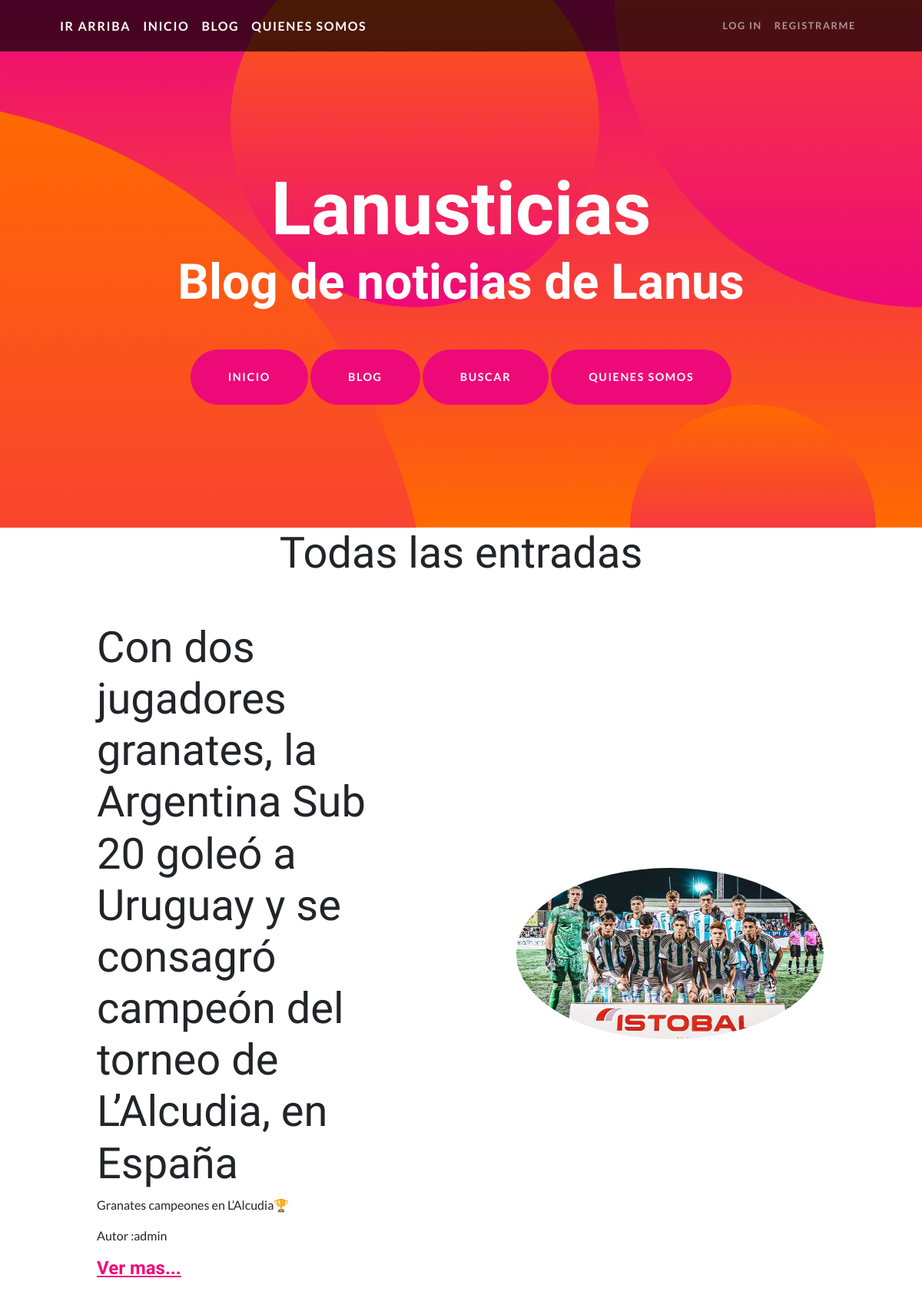
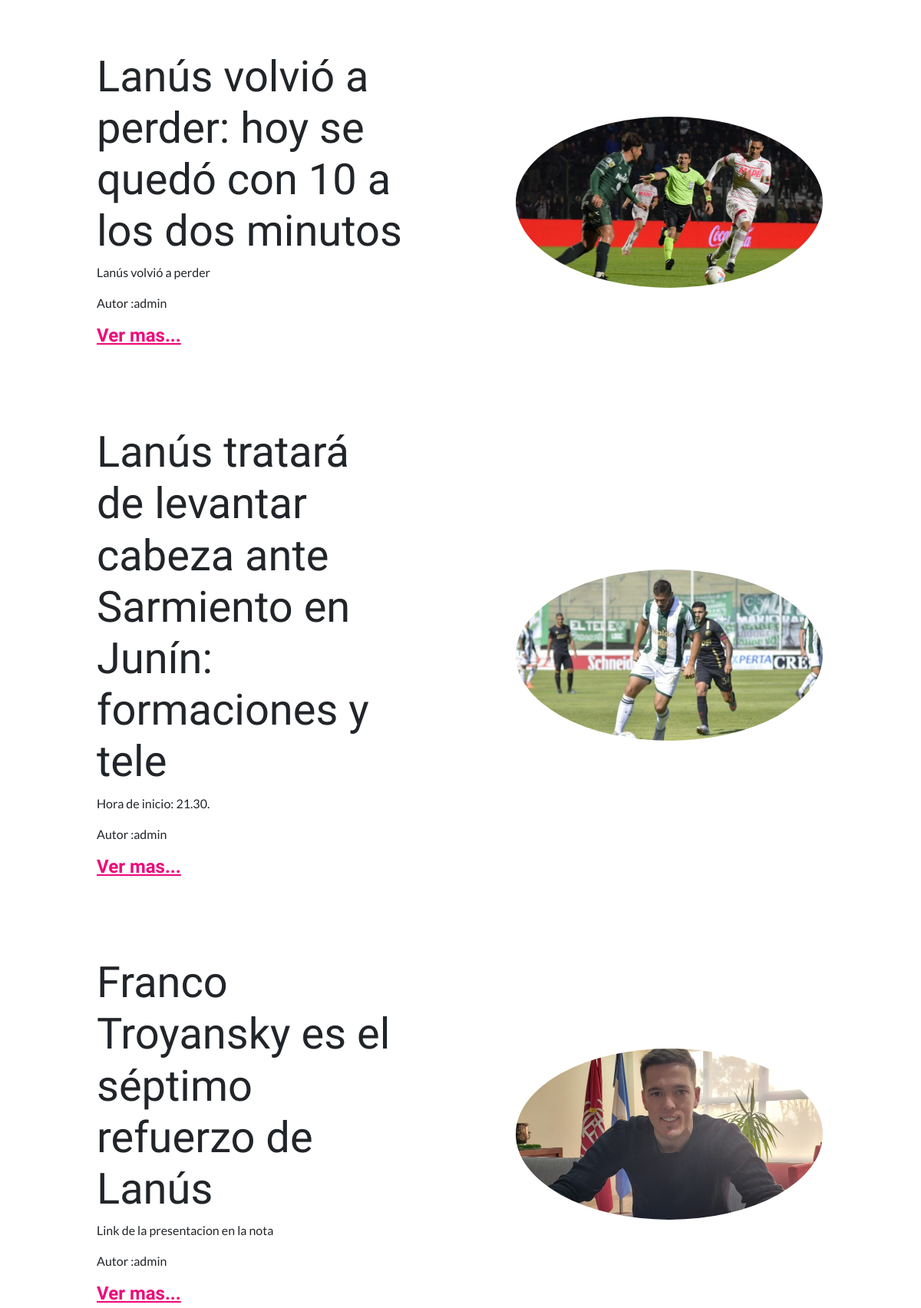
Screenshot of /blogs (upper part) with the database file from the repository (2 pictures, top to bottom).
### Blog/models.py (models this page shows, shortened)
class Blog(models.Model):
    titulo = models.CharField(max_length=150)
    subtitulo = models.CharField(max_length=50, null=True)
    contenido = RichTextField()
    autor = models.ForeignKey(User, on_delete=models.CASCADE, related_name='Autor')
    imagen = models.ImageField(upload_to='Blog')
    creado = models.DateTimeField(auto_now_add=True)
    actualizado = models.DateTimeField(auto_now_add=True)
    class Meta:
        ordering = ['-creado']

### Blog/views.py (the view)
# urls.py: path('blogs', views.blogs, name='blogs'),
def blogs(request):
    blogs=Blog.objects.all()
    return render (request, 'blogs.html', {'blogs':blogs})

### templates/blogs.html
{% extends 'index.html' %}
{% block contenido_que_cambia %}
<h2 class="display-4" style="text-align: center;">Todas las entradas</h2>
{% for blog in blogs %}
<section id="scroll">
    <div class="container px-5">
        <div class="row gx-5 align-items-center">
            <div class="col-lg-6 order-lg-2">
                <div class="p-5"><img class="img-fluid rounded-circle" src="{{blog.imagen.url}}" alt="..." style="width:400px ;" /></div>
            </div>
            <div class="col-lg-6 order-lg-1">
                <div class="p-5">
                    <h3 class="display-4" >{{blog.titulo}}</h3>
                    <p>{{blog.subtitulo}}</p>
                    <p>Autor :{{blog.autor}}</p>
                    <h4><a href="blog/{{blog.id}}">Ver mas...</a></h4>
                </div>
            </div>
        </div>
    </div>
</section>
{% endfor %}
{% endblock %}

### rows the page displays
Blog: imagen (picture), titulo "Con dos jugadores granates, la Argentina Sub 20 goleó a Uruguay y se consagró campeón del torneo de L’Alcudia, en España", subtitulo "Granates campeones en L’Alcudia🏆", autor "admin"
Blog: imagen (picture), titulo "Lanús volvió a perder: hoy se quedó con 10 a los dos minutos", subtitulo "Lanús volvió a perder", autor "admin"
Blog: imagen (picture), titulo "Lanús tratará de levantar cabeza ante Sarmiento en Junín: formaciones y tele", subtitulo "Hora de inicio: 21.30.", autor "admin"
Blog: imagen (picture), titulo "Franco Troyansky es el séptimo refuerzo de Lanús", subtitulo "Link de la presentacion en la nota", autor "admin"
